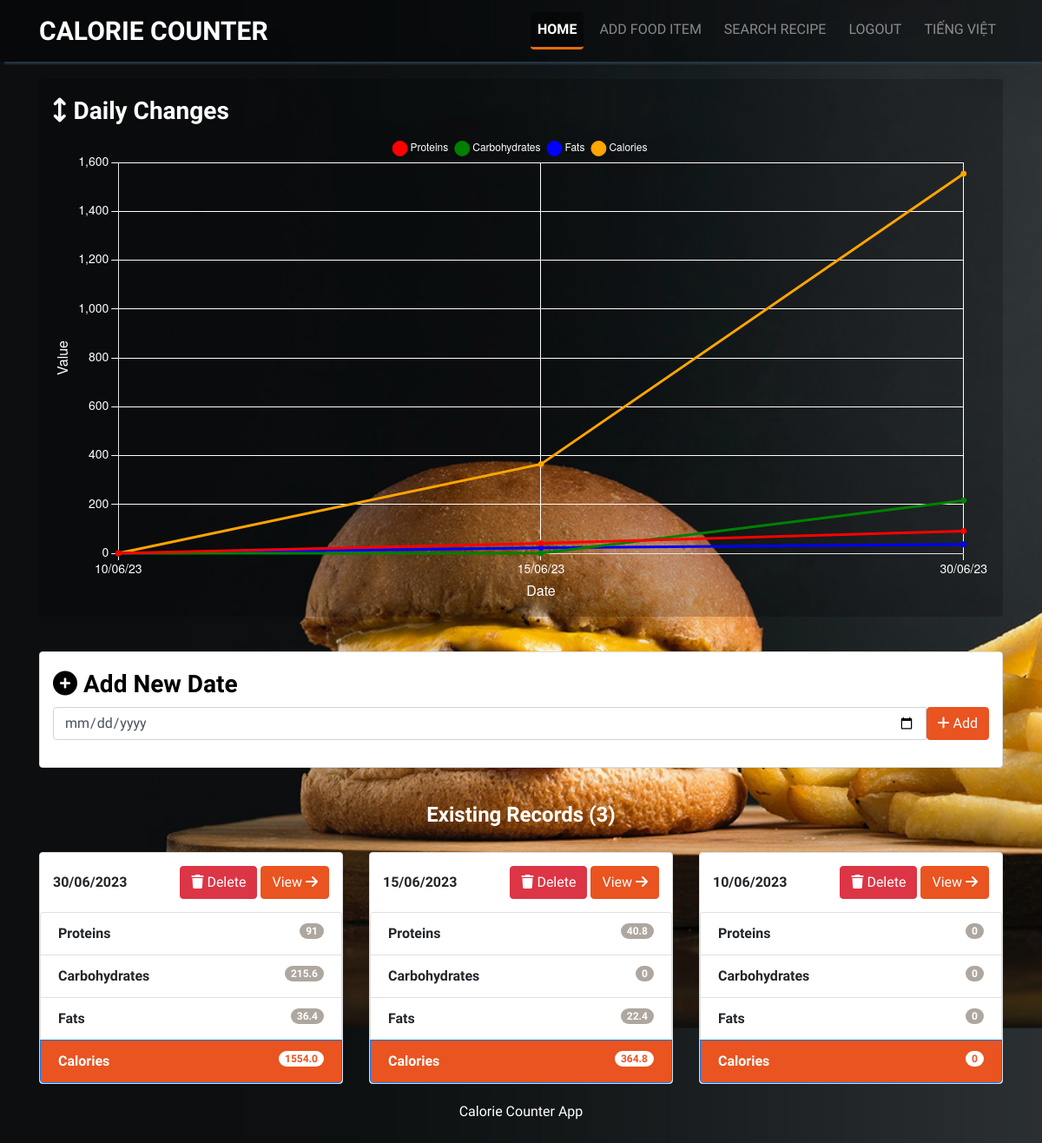
Screenshot of / (signed in) with the database file from the repository.
### website/models.py (models this page shows)
class Log(db.Model):
    id = db.Column(db.Integer, primary_key=True)
    date = db.Column(db.Date, nullable=False)
    foods = db.relationship('Food', secondary=log_food, lazy='dynamic')
    user_id = db.Column(db.Integer, db.ForeignKey('user.id'))

class Food(db.Model):
    id = db.Column(db.Integer, primary_key=True)
    name = db.Column(db.String(50), unique=True)
    proteins = db.Column(db.Integer, nullable=False)
    carbs = db.Column(db.Integer, nullable=False)
    fats = db.Column(db.Integer, nullable=False)
    quantity = db.Column(db.Integer, nullable=False)
    unit = db.Column(db.String(50), nullable=False)
    user_id = db.Column(db.Integer, db.ForeignKey('user.id'))
    @property
    def calories(self):
        return round(self.proteins * 4 + self.carbs * 4 + self.fats * 9, 3)

### website/routes.py (the view)
@main.route('/')
@login_required
def index():
    logs = Log.query.filter_by(user_id=current_user.id).order_by(Log.date.desc()).all()
    log_dates = []
    dates = []
    proteins = []
    carbs = []
    fats = []
    calories = []
    counter = 0
    for log in logs:
        totals = {
            'proteins': 0,
            'carbs': 0,
            'fats': 0,
            'calories': 0
        }
        for food in log.foods:
            quantity = db.session.query(log_food.c.quantity).filter_by(log_id=log.id, food_id=food.id).scalar()
            totals['proteins'] += food.proteins * quantity
            totals['carbs'] += food.carbs * quantity
            totals['fats'] += food.fats * quantity
            totals['calories'] += food.calories * quantity
        totals['proteins'] = round(totals['proteins'], 3)
        totals['carbs'] = round(totals['carbs'], 3)
        totals['fats'] = round(totals['fats'], 3)
        totals['calories'] = round(totals['calories'], 3)
        log_dates.append({
            'log': log,
            'totals': totals
        })
        if counter <= 30:
            dates.insert(0, log.date.strftime('%d/%m/%y'))
            proteins.insert(0, totals['proteins'])
            carbs.insert(0, totals['carbs'])
            fats.insert(0, totals['fats'])
            calories.insert(0, totals['calories'])
        counter += 1
    return render_template('index.html', log_dates=log_dates, user=current_user, dates=dates, proteins=proteins, carbs=carbs, fats=fats, calories=calories)

### website/templates/index.html (shortened to what this page needs)
{% extends "base.html" %} {% block title %}{{ _('home')|capitalize }}{% endblock %}
{% block content %}
<div class="row t20">
	<div class="col-lg-12">
		<div class="chart-container">
			<h3 class="lean-h text-white">
				<i class="fa-solid fa-arrows-up-down"></i> {{ _('Daily Changes') }}
			</h3>
			<canvas id="myChart"></canvas>
		</div>
	</div>
</div>
<div class="row t20">
	<div class="col-lg-12">
		<div class="panel panel-default">
			<div class="panel-body">
				<h3 class="lean-h text-black">
					<i class="fa-solid fa-plus-circle"></i> {{ _('Add New Date') }}
				</h3>
				<form action="{{ url_for('main.create_log') }}" method="POST" role="form">
					<div class="form-group">
						<div class="input-group">
							<input type="date" class="form-control" name="date" placeholder="Select New Date" aria-label="date" aria-describedby="add-btn">
							<span class="input-group-btn">
							<button type="submit" class="btn btn-primary" id="add-btn">
								<i class="fa-solid fa-plus"></i> {{ _('Add') }}
							</button>
							</span>
						</div>
					</div>
				</form>
			</div>
		</div>
	</div>
</div>
<div class="row t20">
	<div class="col-lg-12">
		<h4 class="text-center text-white"><strong>{{ _('Existing Records') }} ({{ log_dates|count }})</strong></h4>
	</div>
</div>
{% for row in log_dates|batch(4) %}
<div class="row t20">
	{% for log_date in row %}
	<div class="col-lg-4">
		<div class="panel panel-default">
			<div class="panel-body-2 text-bold">
				<span>
					 {{ log_date.log.date.strftime('%d/%m/%Y') }}
				</span>
				<div>
					<a href="{{ url_for('main.delete_log', log_id=log_date.log.id) }}" class="btn btn-danger btn-xs">
						<i class="fa-solid fa-trash"></i> {{ _('Delete') }}
					</a>
					<a class="btn btn-primary btn-xs" href="{{ url_for('main.view', log_id=log_date.log.id)}}">
						{{ _('View') }} <i class="fa-solid fa-arrow-right"></i>
					</a>
				</div>
			</div>
			<ul class="list-group">
				<li class="list-group-item text-bold"><span class="badge">{{ log_date.totals.proteins }}</span> {{ _('Proteins') }} </li>
				<li class="list-group-item text-bold"><span class="badge">{{ log_date.totals.carbs }}</span> {{ _('Carbohydrates') }} </li>
				<li class="list-group-item text-bold"><span class="badge">{{ log_date.totals.fats }}</span> {{ _('Fats') }} </li>
				<li class="list-group-item text-bold active"><span class="badge">{{ log_date.totals.calories }}</span> {{ _('Calories') }} </li>
			</ul>
		</div>
	</div>
	{% endfor %}
</div>
{% endfor %}
{% endblock %}
{% block script %}
<script>
	// Get the data from the backend or define it directly
	var dates = {{ dates | tojson }};
	var proteins = {{ proteins | tojson }};
	var carbs = {{ carbs | tojson }};
	var fats = {{ fats | tojson }};
	var calories = {{ calories | tojson }};
	// Create a new Chart instance
	var ctx = document.getElementById('myChart').getContext('2d');
	var myChart = new Chart(ctx, {
		type: 'line',
		data: {
			labels: dates,
			datasets: [
			{
				label: '{{ _('Proteins') }}',
				data: proteins,
				borderColor: 'red',
				backgroundColor: 'transparent',
				pointBackgroundColor: 'red', // Change the color of the data point circle
			},
			{
				label: '{{ _('Carbohydrates') }}',
				data: carbs,
				borderColor: 'green',
				backgroundColor: 'transparent',
				pointBackgroundColor: 'green',
			},
			{
				label: '{{ _('Fats') }}',
				data: fats,
				borderColor: 'blue',
				backgroundColor: 'transparent',
				pointBackgroundColor: 'blue',
			},
			{
				label: '{{ _('Calories') }}',
				data: calories,
				borderColor: 'orange',
				backgroundColor: 'transparent',
				pointBackgroundColor: 'orange',
			},
			],
		},
		options: {
			responsive: true,
			scales: {
				x: {
					display: true,
					title: {
						display: true,
						text: '{{ _('Date') }}',
						color: 'white', // Change the color of the x-axis title
						font: {
							size: 16, // Increase the font size of the x-axis labels
						},
					},
					ticks: {
						color: 'white', // Change the color of the x-axis labels
						maxRotation: 0,
						autoSkip: true,
						maxTicksLimit: 10, // Adjust the number of visible ticks as needed
						font: {
							size: 14, // Increase the font size of the x-axis labels
						},
					},
					grid: {
						color: 'white', // Change the color of the x-axis grid lines
					},
				},
				y: {
					display: true,
					title: {
						display: true,
						text: '{{ _('Value') }}',
						color: 'white', // Change the color of the y-axis title
						font: {
							size: 16, // Increase the font size of the x-axis labels
						},
					},
					ticks: {
						color: 'white', // Change the color of the y-axis labels
						font: {
							size: 14, // Increase the font size of the y-axis labels
						},
					},
					grid: {
						color: 'white', // Change the color of the y-axis grid lines
					},
				},
			},
			plugins: {
				legend: {
					labels: {
						usePointStyle: true,
						color: 'white'
					},
				}
			}
		},
	});
</script>
{% endblock%}

### website/templates/base.html (shortened to what this page needs)
<!DOCTYPE html>
<html lang="en">
	<head>
		<link
		rel="stylesheet"
		href="https://stackpath.bootstrapcdn.com/bootstrap/4.4.1/css/bootstrap.min.css"
		/>
		<link rel="stylesheet" href="https://cdnjs.cloudflare.com/ajax/libs/font-awesome/6.4.0/css/all.min.css" />
		<link rel="stylesheet" href="https://cdnjs.cloudflare.com/ajax/libs/flag-icon-css/6.7.0/css/flag-icons.min.css" />
		<link rel="stylesheet" href="{{ url_for('static', filename='styles.css')}}" />
	</head>
	<body class="main-img">
		<nav class="navbar navbar-expand-lg navbar-dark justify-content-between">
			<div class="container">
				<a class="navbar-brand mr-auto" href="{{ url_for('main.index') }}">
					<span>{{ _('CALORIE COUNTER') }}</span>
				</a>
				<div class="collapse navbar-collapse" id="navbarSupportedContent">
					<ul class="navbar-nav ml-auto nav-pills nav-justified">
						{% if user.is_authenticated %}
						<li role="presentation" class="nav-item {% if request.path == url_for('main.index') %}active{% endif %}">
							<a class="nav-link" href="{{ url_for('main.index') }}" title="Home">{{ _('home') }}</a>
						</li>
						<li role="presentation" class="nav-item {% if request.path == url_for('main.add') or request.path == url_for('main.search')  %}active{% endif %}">
							<a class="nav-link" href="{{ url_for('main.add') }}" title="Add Food Item">{{ _('add food item') }}</a>
						</li>
						<li role="presentation" class="nav-item {% if request.path == url_for('main.search_recipe') %}active{% endif %}">
							<a class="nav-link" href="{{ url_for('main.search_recipe') }}" title="Search Recipe">{{ _('search recipe') }}</a>
						</li>
						<li role="presentation">
							<a class="nav-item nav-link" id="logout" href="/logout">{{ _('logout') }}</a>
						</li>
						{% endif %}
						<li class="nav-item dropdown">
							{% if session['language'] == 'vi' %}
							<a class="nav-item nav-link" href="{{ url_for('change_language', language_code='en') }}">
								<i class="fi fi-us"></i>
								English
							</a>
							{% else %}
							<a class="nav-item nav-link" href="{{ url_for('change_language', language_code='vi') }}">
								Tiếng Việt
							</a>
							{% endif %}
						</li>
					</ul>
				</div>
			</div>
		</nav>
		<div class="container">
            {% block content %} {% endblock %}
			<footer>
				<div class="row pad mb-5">
					<div class="col-lg-12 text-center text-white">
						<span>{{ _('Calorie Counter App')}}</span>
					</div>
				</div>
			</footer>
		</div>
		{% block script %}{% endblock %}
	</body>
</html>

### website/static/styles.css (style rules this page uses)
body { background: rgba(0, 0, 0, 0); font-family: 'Ubuntu', sans-serif; }
.navbar { box-shadow: 7px 1px 2px 2px rgba(44, 62, 80, .8); background-color: rgba(0, 0, 0, .4); }
.navbar-brand span { font-size: 30px; color: white; font-family: 'Oswald'; padding-top: 0px; margin-top: 0px; font-weight: bolder; }
.main-img { background-image: url('img/hero-bg.jpg'); background-size: cover; background-position: center; background-attachment: fixed; background-repeat: no-repeat; }
.t20 { margin-top: 20px; }
.nav-pills>li.active>a, .nav-pills>li.active>a:hover, .nav-pills>li.active>a:focus { color: white; border-bottom: 3px solid #e26d0d; font-weight: bolder; background: rgba(0, 0, 0, .4); }
.nav-justified>li>a { text-transform: uppercase; color: white; overflow: auto; white-space: nowrap; }
.nav-pills>li+li { padding-left: 10px; }
.text-bold { font-weight: bolder !important; }
.lean-h { margin-top: 5px; margin-bottom: 10px; font-weight: bolder; }
.text-black { color: black !important; }
.text-white { color: white !important; }
.btn-primary { color:#ffffff; background-color:#e95420; border-color:#e95420 }
.panel { margin-bottom:20px; background-color:#ffffff; border:1px solid transparent; border-radius:4px; -webkit-box-shadow:0 1px 1px rgba(0,0,0,0.05); box-shadow:0 1px 1px rgba(0,0,0,0.05); }
.panel-default { border-color:#dddddd }
.panel-body { padding: 15px; }
.panel-body-2 { padding: 15px; display: flex; align-items: center; justify-content: space-between; }
.badge { display:inline-block; min-width:10px; padding:3px 7px; font-size:12px; font-weight:bold; color:#ffffff; line-height:1; vertical-align:middle; white-space:nowrap; text-align:center; background-color:#aea79f; border-radius:10px }
.list-group-item.active { color: #ffffff !important; background-color:#e95420 !important; }
.list-group-item.active>.badge { color:#e95420; background-color:#ffffff }
.list-group-item>.badge { float:right }
.chart-container { margin-bottom: 20px; overflow: hidden; background-color: rgba(0, 0, 0, 0.2); padding: 15px; border-radius:4px; }
#myChart { width: 100% !important; min-height: 40vh !important; margin: 0; display: block; color: #ffffff; }
@media (min-width: 992px) { #myChart { width: 100% !important; } }

### rows the page displays
Log: log "30/06/2023"
Log: log "15/06/2023"
Food: log "10/06/2023", totals.proteins "0", totals.carbs "0", totals.fats "0", totals.calories "0"

### other values shown
{{ log_dates|count }} "3"
{{ log_date.totals.proteins }} "91" "40.8"
{{ log_date.totals.carbs }} "215.6" "0"
{{ log_date.totals.fats }} "36.4" "22.4"
{{ log_date.totals.calories }} "1554.0" "364.8"
chart data {{ dates | tojson }} ["10/06/23", "15/06/23", "30/06/23"]
chart data {{ proteins | tojson }} [0, 40.8, 91]
chart data {{ carbs | tojson }} [0, 0, 215.6]
chart data {{ fats | tojson }} [0, 22.4, 36.4]
